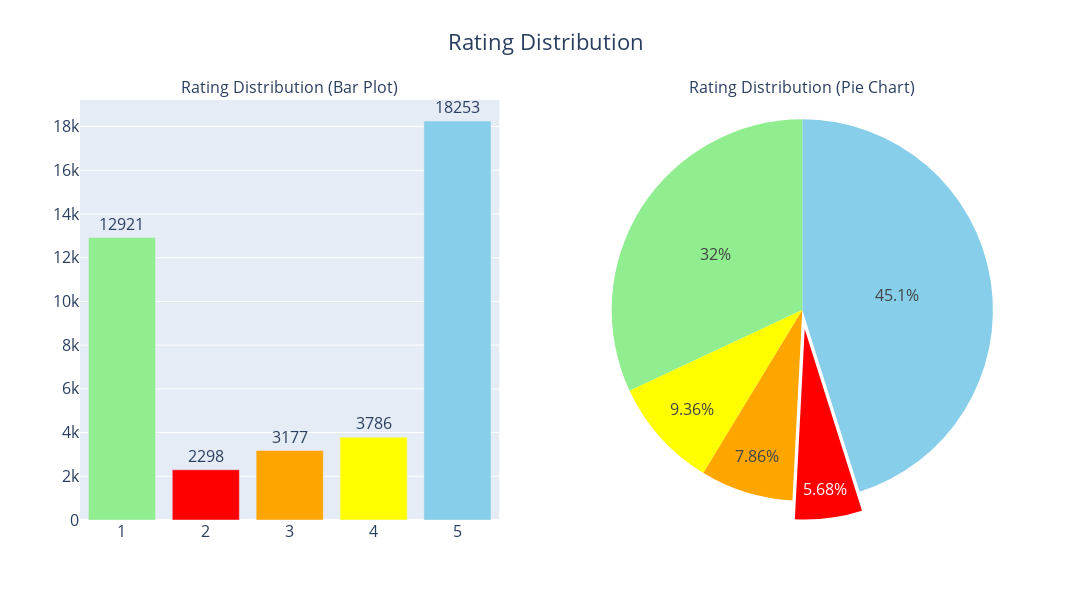

Notebook cell for this chart:
### Code cell
#Let's check Overall Rating Distribution:

rating_counts = data['rating'].value_counts()

# Creating subplots: 1 row, 2 columns
fig = make_subplots(rows=1, cols=2, subplot_titles=('Rating Distribution (Bar Plot)', 'Rating Distribution (Pie Chart)'), specs=[[{"type": "xy"}, {"type": "domain"}]])

# Adding bar plot with text labels
fig.add_trace(go.Bar(x=rating_counts.index, y=rating_counts.values, marker_color=['skyblue', 'lightgreen', 'yellow', 'orange', 'red'],
                     text=rating_counts.values, textposition='outside'), row=1, col=1)

# Adding pie chart
fig.add_trace(go.Pie(labels=rating_counts.index, values=rating_counts.values, marker_colors=['skyblue', 'lightgreen', 'yellow', 'orange', 'red'], pull=[0, 0, 0, 0, 0.1]), row=1, col=2)

#overall layout controller
fig.update_layout(
    title='Rating Distribution',
    title_x=0.5,
    showlegend=False,
    width=1200,  
    height=600,  
    font=dict(size=16) 
)

fig.show()

### Figure 1 — Plotly figure (JSON) as saved in the notebook; plotly's stock layout.template omitted (floating-point values rounded to 4 significant figures)
{"data": [{"marker": {"color": ["skyblue", "lightgreen", "yellow", "orange", "red"]}, "text": [18253, 12921, 3786, 3177, 2298], "textposition": "outside", "type": "bar", "x": [5, 1, 4, 3, 2], "xaxis": "x", "y": [18253, 12921, 3786, 3177, 2298], "yaxis": "y"}, {"domain": {"x": [0.55, 1], "y": [0, 1]}, "labels": [5, 1, 4, 3, 2], "marker": {"colors": ["skyblue", "lightgreen", "yellow", "orange", "red"]}, "pull": [0, 0, 0, 0, 0.1], "type": "pie", "values": [18253, 12921, 3786, 3177, 2298]}], "layout": {"annotations": [{"font": {"size": 16}, "showarrow": false, "text": "Rating Distribution (Bar Plot)", "x": 0.225, "xanchor": "center", "xref": "paper", "y": 1, "yanchor": "bottom", "yref": "paper"}, {"font": {"size": 16}, "showarrow": false, "text": "Rating Distribution (Pie Chart)", "x": 0.775, "xanchor": "center", "xref": "paper", "y": 1, "yanchor": "bottom", "yref": "paper"}], "font": {"size": 16}, "height": 600, "showlegend": false, "title": {"text": "Rating Distribution", "x": 0.5}, "width": 1200, "xaxis": {"anchor": "y", "autorange": true, "domain": [0, 0.45], "range": [0.5, 5.5], "type": "linear"}, "yaxis": {"anchor": "x", "autorange": true, "domain": [0, 1], "range": [0, 19210.0], "type": "linear"}}}
